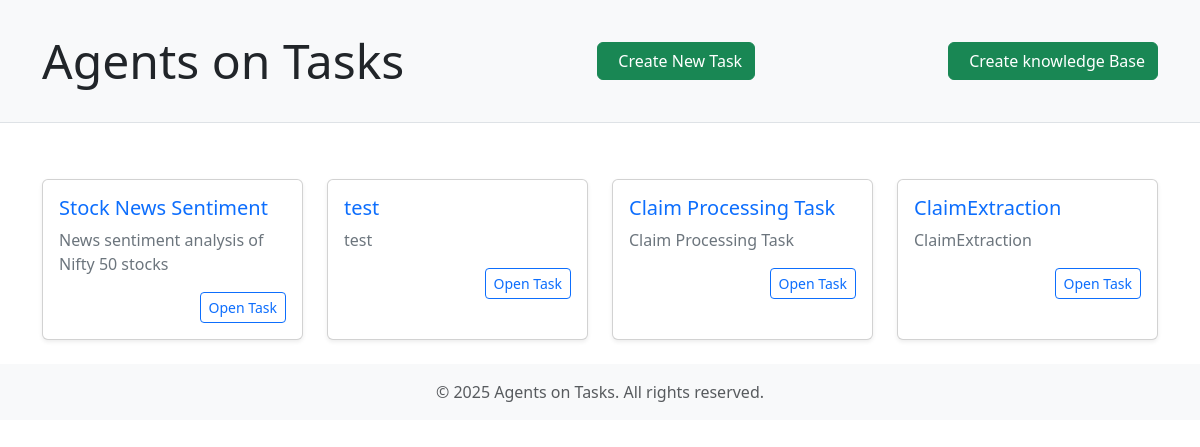
The page / on the database its author committed.
### agentoapp/models.py (models this page shows, shortened)
class Task(models.Model):
    name = models.CharField(max_length=100)
    description = models.CharField(max_length=100)

### agentoapp/views.py (the view)
# urls.py: path('', name='index',view=index),
def index(request):
    tasks = Task.objects.all().values()
    return render(request,'agentoapp/index.html',context={'tasks':tasks})

### agentoapp/templates/agentoapp/index.html (shortened to what this page needs)
<!DOCTYPE html>
<html lang="en">
<head>
    <link href="https://cdn.jsdelivr.net/npm/bootstrap@5.3.3/dist/css/bootstrap.min.css" rel="stylesheet"
>
</head>
<body>
    <header class="header">
        <div class="container">
            <div class="d-flex justify-content-between align-items-center">
                <h1 class="display-5 mb-0">Agents on Tasks</h1>
                <a class="btn btn-success" href="{% url 'agentoapp:task' action='create' id=0%}">
                    Create New Task
                </a>
                <a class="btn btn-success" href="{% url 'agentoapp:knowledgerep' action='create' id=0 %}">
                    Create knowledge Base
                </a>
            </div>
        </div>
    </header>
    <main class="container py-4">
        <div class="row g-4">
            {% for task in tasks %}
            <div class="col-12 col-md-6 col-lg-3">
                <div class="card task-card shadow-sm">
                    <div class="card-body">
                        <h5 class="card-title text-primary">{{task.name}}</h5>
                        <p class="card-text text-secondary mb-3">{{task.description}}</p>
                        <div class="d-flex justify-content-end">
                            <a href="{% url 'agentoapp:task' action='edit' id=task.id %}"
                               class="btn btn-outline-primary btn-sm">
                                Open Task
                            </a>
                        </div>
                    </div>
                </div>
            </div>
            {% endfor %}
        </div>
    </main>
    <footer class="footer mt-auto py-3 bg-light">
        <div class="container text-center">
            <span class="text-muted">© 2025 Agents on Tasks. All rights reserved.</span>
        </div>
    </footer>
</body>
</html>

### agentoapp/templates/agentoapp/index.html (style rules this page uses)
.header { padding: 2rem 0; margin-bottom: 2rem; background-color: var(--bs-light); border-bottom: 1px solid var(--bs-border-color); }
.task-card { height: 100%; transition: transform 0.2s; }

### rows shown on the page
Task: name "Stock News Sentiment", description "News sentiment analysis of Nifty 50 stocks"
Task: name "test", description "test"
Task: name "Claim Processing Task", description "Claim Processing Task"
Task: name "ClaimExtraction", description "ClaimExtraction"
